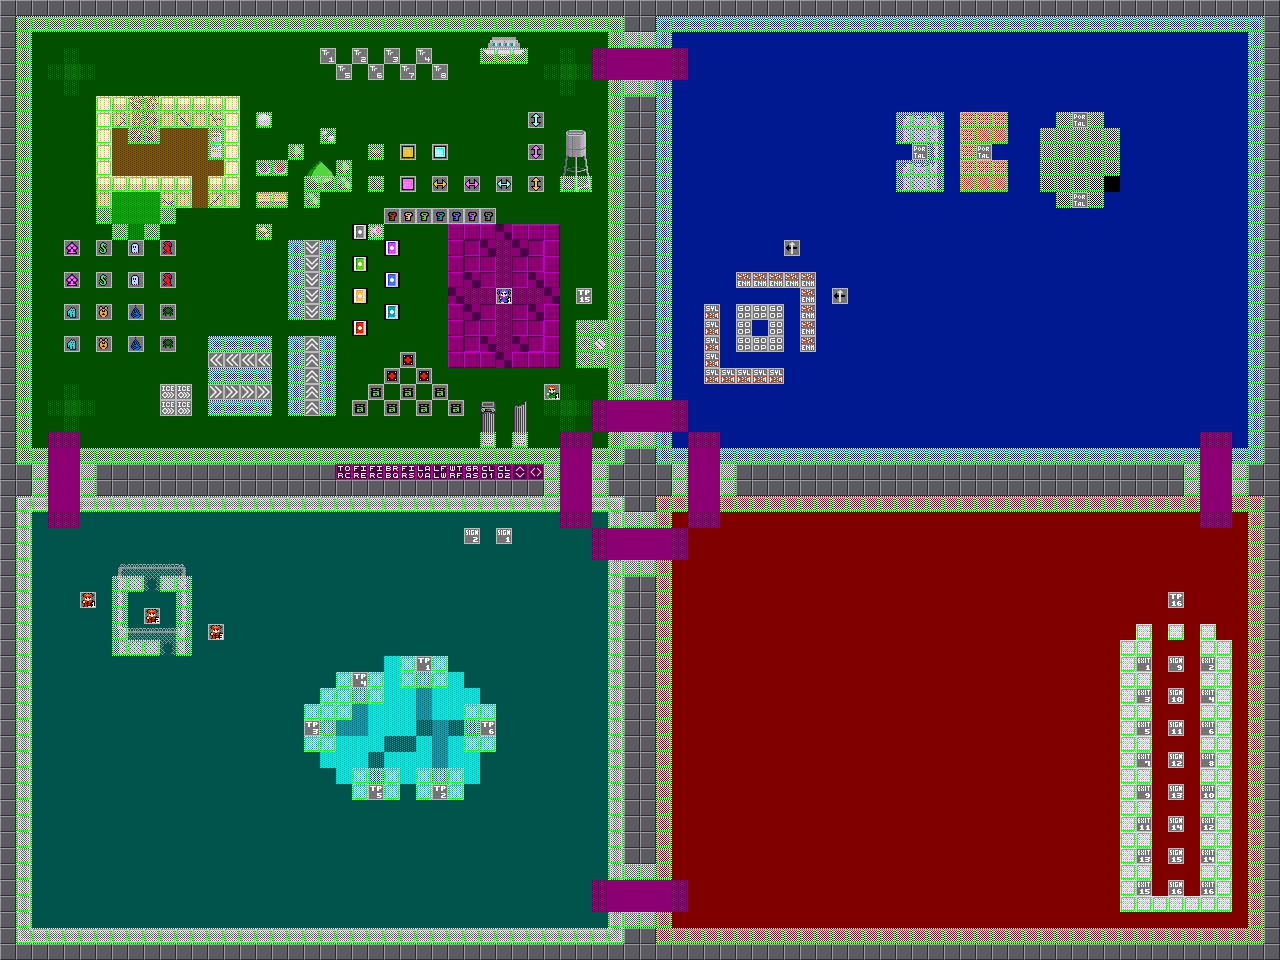

A level layout from a 2D game, rendered from its tile map. Below: a short description, then the map file with tile-grid data replaced by summaries:
An orthogonal 80x60 tile map with 16x16 px tiles, 3 tile layers (Floor, Ceiling, Collision).

<map version="1.0" orientation="orthogonal" width="80" height="60" tilewidth="16" tileheight="16">
 <properties>
  <property name="displayname" value="Testing Grounds" />
  <property name="displayorder" value="1ba2pte" />
 </properties>
 <tileset firstgid="1" name="Main" tilewidth="16" tileheight="16">
  <image source="../gfx/wayward0.png" trans="8040a0" width="256" height="1456" />
 </tileset>
 <layer name="Floor" width="80" height="60">
  <properties>
   <property name="layernum" value="1" />
   <property name="layeroffset" value="1" />
  </properties>
  <data>[4800 cells, 4800 non-empty, 91 distinct tile ids]</data>
 </layer>
 <layer name="Ceiling" width="80" height="60">
  <properties>
   <property name="layernum" value="2" />
   <property name="layeroffset" value="1" />
  </properties>
  <data>[4800 cells, 118 non-empty, 79 distinct tile ids]</data>
 </layer>
 <layer name="Collision" width="80" height="60">
  <properties>
   <property name="layernum" value="0" />
   <property name="layeroffset" value="1025" />
  </properties>
  <data>[4800 cells, 1073 non-empty, 92 distinct tile ids]</data>
 </layer>
</map>